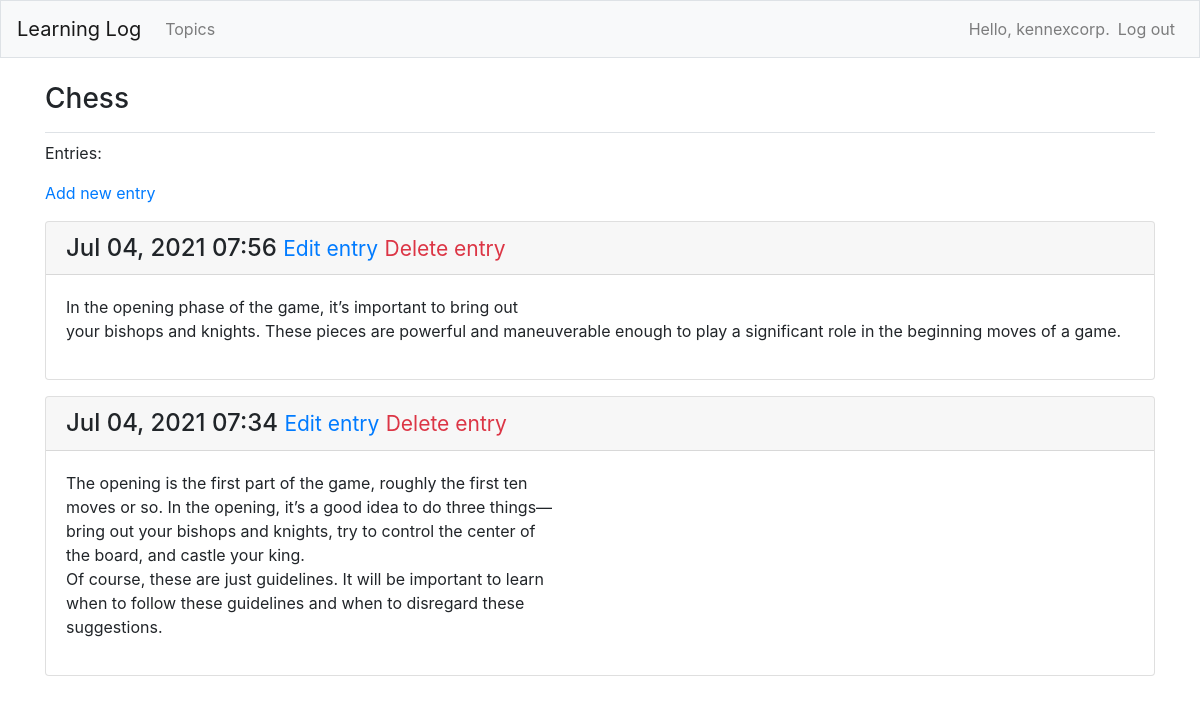
The page /topics/1/ (signed in) on the database its author committed.
### learning_logs/models.py (models this page shows, shortened)
class Topic(models.Model):
    text = models.CharField(max_length=200)
    date_added = models.DateTimeField(auto_now_add=True)
    owner = models.ForeignKey(User, on_delete=models.CASCADE)
    def __str__(self):
        return self.text

class Entry(models.Model):
    topic = models.ForeignKey(Topic, on_delete=models.CASCADE)
    text = models.TextField()
    date_added = models.DateTimeField(auto_now_add=True)
    class Meta:
        verbose_name_plural = 'entries'

### learning_logs/views.py (the view)
# urls.py: path('topics/<int:topic_id>/', views.topic, name='topic'),
@login_required
def topic(request, topic_id):
    topic = Topic.objects.get(id=topic_id)
    if topic.owner != request.user:
        raise Http404
    entries = topic.entry_set.order_by('-date_added')
    context = {
        'topic' : topic,
        'entries': entries
    }
    return render(request, 'learning_logs/topic.html', context)

### learning_logs/templates/learning_logs/topic.html
{% extends 'learning_logs/base.html' %}
{% block page_header %}
 <h3>{{ topic }}</h3>
{% endblock page_header %}
{% block content %}
    <p>Entries: </p>
    <p>
        <a href="{% url 'learning_logs:new_entry' topic.id %}">Add new entry</a>
    </p>
    {% for entry in entries %}
        <div class="card mb-3">
            <h4 class="card-header">
                {{ entry.date_added|date:'M d, Y H:i' }}
                <small><a href="{% url 'learning_logs:edit_entry' entry.id %}">Edit entry</a></small>
                <small><a href="{% url 'learning_logs:delete_entry' entry.id %}" class="text-danger">Delete entry</a></small>
            </h4>
            <div class="card-body">
                {{ entry.text|linebreaks }}
            </div>
        </div>
    {% empty %}
        <p>There are no entries for this topic yet.</p>
    {% endfor %}
{% endblock content %}

### learning_logs/templates/learning_logs/base.html (shortened to what this page needs)
{% load bootstrap4 %}
<!DOCTYPE html>
<html>
    <head>
        {% bootstrap_css %}
    </head>
    <body>
    <nav class="navbar navbar-expand-md navbar-light bg-light mb-4 border">
        <a class="navbar-brand" href="{% url 'learning_logs:index'%}">Learning Log</a>
        <div class="collapse navbar-collapse" id="navbarCollapse">
            <ul class="navbar-nav mr-auto">
                <li class="nav-item">
                    <a class="nav-link" href="{% url 'learning_logs:topics'%}">Topics</a>
                </li>
            </ul>
            <ul class="navbar-nav ml-auto">
                {% if user.is_authenticated %}
                <li class="nav-item">
                    <span class="navbar-text"}">Hello, {{ user.username }}.</span>
                </li>
                <li class="nav-item">
                    <a class="nav-link" href="{% url 'users:logout' %}">Log out</a>
                </li>
                {% endif %}
                </ul>
            </div>
    </nav>
    <main role="main" class="container">
        <div class="pb-2 mb-2 border-bottom">
    {% block page_header %}{% endblock page_header %}
        </div>
        <div>
    {% block content %}{% endblock content %}
        </div>
    </main>
    </body>
</html>

### rows shown on the page
Topic: text "Chess"
Entry: date_added "Jul 04, 2021 07:56", text "In the opening phase of the game, it’s important to bring out your bishops and knights. These pieces are powerful and maneuverable enough to play a significant role in the beginning moves of a game."
Entry: date_added "Jul 04, 2021 07:34", text "The opening is the first part of the game, roughly the first ten moves or so. In the opening, it’s a good idea to do three things— bring out your bishops and knights, try to control the center of the board, and castle your king. Of course, these are just guidelines. It will be important to learn when to follow these guidelines and when to disregard these suggestions."

### other values the page prints
{{ user.username }} "kennexcorp"
